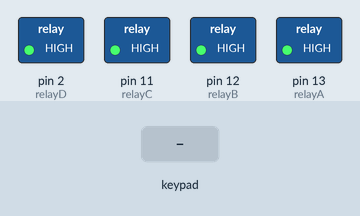
This sketch was run on a simulated Arduino Uno, built with avr-gcc and run on an emulated ATmega328P. Parts: switched loads named in the sketch (green lamp = pin HIGH). The inputs (shaded band) are chosen by the test bench. What the sketch prints to the serial monitor is not drawn.

Above: at 1.2 s.
1.3 s: keypad keys 1 3 9 7 2 pressed 0.4 s apart
At 4.0 s:
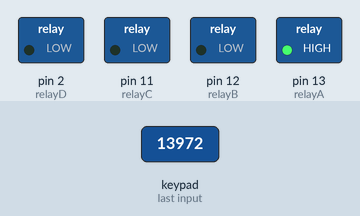
4.8 s: key 'A' pressed
At 5.8 s:
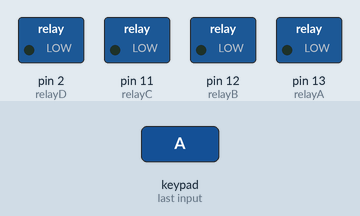
6.3 s: keypad keys 1 0 9 8 7 * pressed 0.4 s apart
At 6.8 s:
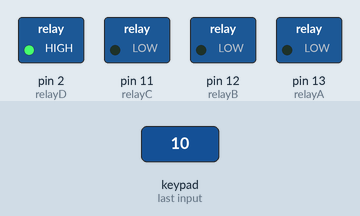
10.2 s: key '2' pressed
At 11.1 s:
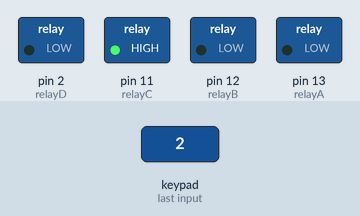
11.7 s: keypad keys 6 5 4 3 pressed 0.4 s apart
At 14.2 s:
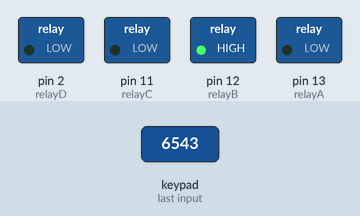
14.8 s: keypad keys 1 0 9 8 7 A pressed 0.4 s apart
At 17.3 s:
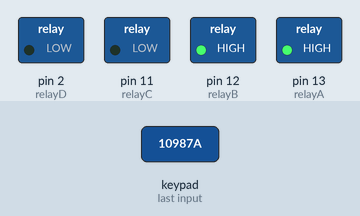
Timing chart, 0 to 18.8 s (numbered marks = the images above; inputs shaded):
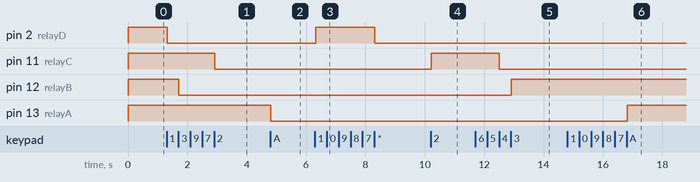

The sketch:

latihanKeypad.ino
```cpp
/* @file CustomKeypad.pde
  || @version 1.0
  || @author Alexander Brevig
  || @contact alexanderbrevig@gmail.com
  ||
  || @description
  || | Demonstrates changing the keypad size and key values.
  || #
*/
#include <Keypad.h>
const int relayD = 2;
const int relayC = 11;
const int relayB = 12;
const int relayA = 13;
const byte ROWS = 4; //four rows
const byte COLS = 4; //four columns
//define the cymbols on the buttons of the keypads
char hexaKeys[ROWS][COLS] = {
  {'2', '1', '3', 'A'},
  {'4', '5', '6', 'B'},
  {'7', '8', '9', 'C'},
  {'*', '0', '#', 'D'}
};
byte rowPins[ROWS] = {10, 9, 8, 7}; //connect to the row pinouts of the keypad
byte colPins[COLS] = {6, 5, 4, 3}; //connect to the column pinouts of the keypad

//initialize an instance of class NewKeypad
Keypad customKeypad = Keypad( makeKeymap(hexaKeys), rowPins, colPins, ROWS, COLS);

void setup() {
  Serial.begin(9600);
  pinMode(relayD,OUTPUT);
pinMode(relayC,OUTPUT);
pinMode(relayB,OUTPUT);
pinMode(relayA,OUTPUT);
 digitalWrite(relayA, HIGH);
  digitalWrite(relayB, HIGH);
   digitalWrite(relayC, HIGH);
    digitalWrite(relayD, HIGH);
}
int parameterA=0;
int parameterB=0;
int parameterC=0;
int parameterD=0;
int parameterBintang=0;
int parameterPagar=0;

void loop() {
 char customKey = customKeypad.getKey();

  Serial.println(parameterA);
   if (customKey == 'A' && parameterA==1) {
  Serial.println("ok");
  digitalWrite(relayA, HIGH);
  Serial.println(customKey);
  Serial.println("ok");
  parameterA=2;
  }

  if (customKey == 'A' && parameterA==0) {
  Serial.println("ok");
  digitalWrite(relayA, LOW);
  Serial.println(customKey);
  Serial.println("ok");
  parameterA=1;

  }

if (parameterA==2) {

  parameterA=0;

  }

//===================================================

   if (customKey == '*' && parameterBintang==1) {
  Serial.println("ok");
  digitalWrite(relayA, HIGH);
  digitalWrite(relayB, HIGH);
  digitalWrite(relayC, HIGH);
  digitalWrite(relayD, HIGH);
  Serial.println(customKey);
  Serial.println("ok");
  parameterBintang=2;
  }

  if (customKey == '*' && parameterBintang==0) {
  Serial.println("ok");
  digitalWrite(relayA, LOW);
  digitalWrite(relayB, LOW);
  digitalWrite(relayC, LOW);
  digitalWrite(relayD, LOW);
  Serial.println(customKey);
  Serial.println("ok");
  parameterBintang=1;

  }

if (parameterBintang==2) {

  parameterBintang=0;

  }

//===================================================

 if (customKey == '4' && parameterPagar==1) {
  Serial.println("ok");
  digitalWrite(relayA, HIGH);
  digitalWrite(relayB, HIGH);
  digitalWrite(relayC, HIGH);
  digitalWrite(relayD, HIGH);
  Serial.println(customKey);
  Serial.println("ok");
  parameterPagar=2;
  }

  if (customKey == '4' && parameterPagar==0) {
  Serial.println("ok");
  digitalWrite(relayA, LOW);
  digitalWrite(relayB, LOW);
  digitalWrite(relayC, LOW);
  digitalWrite(relayD, LOW);
  Serial.println(customKey);
  Serial.println("ok");
  parameterPagar=1;

  }

if (parameterPagar==2) {

  parameterPagar=0;

  }

//===================================================


  Serial.println(parameterB);
   if (customKey == '3' && parameterB==1) {
  Serial.println("ok");
  digitalWrite(relayB, HIGH);
  Serial.println(customKey);
  Serial.println("ok");
  parameterB=2;
  }

  if (customKey == '3' && parameterB==0) {
  Serial.println("ok");
  digitalWrite(relayB, LOW);
  Serial.println(customKey);
  Serial.println("ok");
  parameterB=1;

  }

if (parameterB==2) {

  parameterB=0;

  }

//===================================================

  Serial.println(parameterC);
   if (customKey == '2' && parameterC==1) {
  Serial.println("ok");
  digitalWrite(relayC, HIGH);
  Serial.println(customKey);
  Serial.println("ok");
  parameterC=2;
  }

  if (customKey == '2' && parameterC==0) {
  Serial.println("ok");
  digitalWrite(relayC, LOW);
  Serial.println(customKey);
  Serial.println("ok");
  parameterC=1;

  }

if (parameterC==2) {

  parameterC=0;

  }

//===================================================

  Serial.println(parameterD);
   if (customKey == '1' && parameterD==1) {
  Serial.println("ok");
  digitalWrite(relayD, HIGH);
  Serial.println(customKey);
  Serial.println("ok");
  parameterD=2;
  }

  if (customKey == '1' && parameterD==0) {
  Serial.println("ok");
  digitalWrite(relayD, LOW);
  Serial.println(customKey);
  Serial.println("ok");
  parameterD=1;

  }

if (parameterD==2) {

  parameterD=0;

  }

//===================================================

}
```

Measured:
- after the input at 1.3 s, pin 2 (relayD): HIGH → LOW at once; pin 11 (relayC): HIGH → LOW after 1.6 s; pin 12 (relayB): HIGH → LOW after 0.41 s
- after the input at 4.8 s, pin 13 (relayA): HIGH → LOW at once
- after the input at 6.3 s, pin 2 (relayD): LOW → HIGH at once, → LOW 2.0 s later
- after the input at 10.2 s, pin 11 (relayC): LOW → HIGH at once
- after the input at 11.7 s, pin 11 (relayC): HIGH → LOW after 0.81 s; pin 12 (relayB): LOW → HIGH after 1.2 s
- after the input at 14.8 s, pin 13 (relayA): LOW → HIGH after 2.0 s
